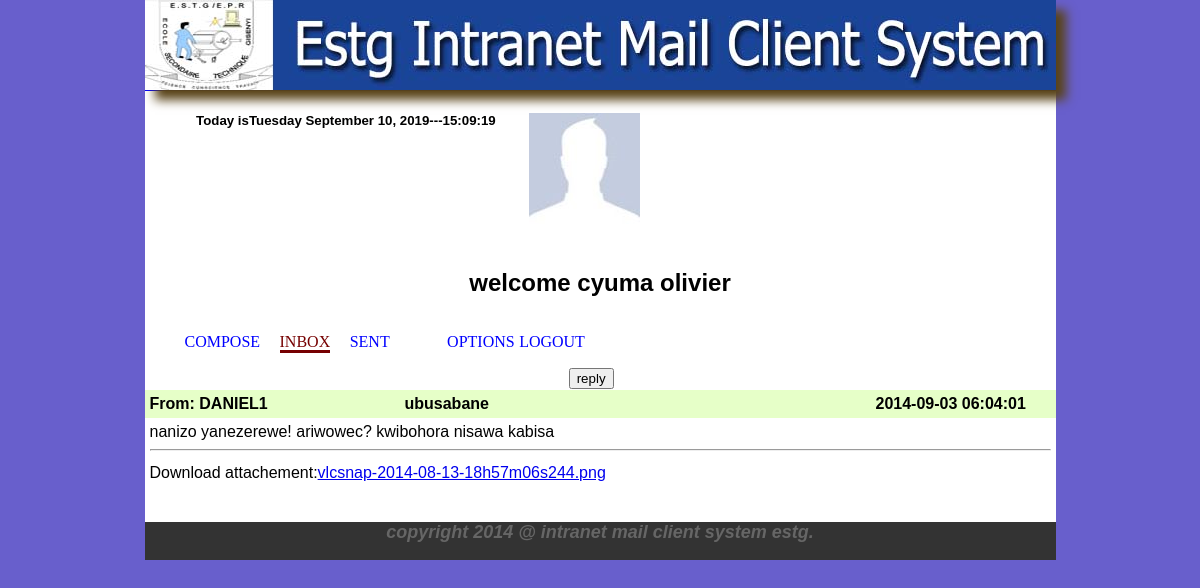
The app's page /inbox.php?mail=47d1e990583c9c67424d369f3414728e (signed in) with its own data.
### tables this page shows
CREATE TABLE IF NOT EXISTS `users_table` (
  `USER_ID` int(11) NOT NULL,
  `USERNAME` varchar(35) NOT NULL,
  `PWD` varchar(50) NOT NULL,
  `STATUS` bit(1) NOT NULL default '',
  PRIMARY KEY  (`USER_ID`),
  UNIQUE KEY `USERNAME` (`USERNAME`)
);

CREATE TABLE IF NOT EXISTS `signup_table` (
  `USER_ID` int(11) NOT NULL auto_increment,
  `FNAME` varchar(30) NOT NULL,
  `LNAME` varchar(30) NOT NULL,
  `ADDRESS` varchar(30) default NULL,
  `BOD` varchar(30) NOT NULL,
  `SEX` varchar(30) NOT NULL,
  `PHONENO` varchar(15) default NULL,
  `REGISTRYDATE` timestamp NOT NULL default CURRENT_TIMESTAMP,
  PRIMARY KEY  (`USER_ID`),
  UNIQUE KEY `PHONENO` (`PHONENO`),
  UNIQUE KEY `BOD` (`BOD`,`PHONENO`)
);

CREATE TABLE IF NOT EXISTS `message_table` (
  `MSG_ID` int(11) NOT NULL auto_increment,
  `MSGFROM` varchar(30) NOT NULL,
  `SUBJECT` varchar(30) default NULL,
  `BODY` varchar(500) NOT NULL,
  `MSGTO` varchar(255) default NULL,
  `FLAG` varchar(2) NOT NULL default '11',
  `DOS` datetime NOT NULL,
  `FILE` varchar(255) NOT NULL,
  `FILENAME` varchar(255) NOT NULL,
  `SENDERFOLDER` enum('Sent','Draft','Deleted') NOT NULL,
  `RECEIVERFOLDER` enum('Inbox','Trash','Deleted') NOT NULL,
  PRIMARY KEY  (`MSG_ID`)
);

### whois.php (called while the page is built, shortened)
<?php
	$__username=$_SESSION['login']['username'];
	$__password=$_SESSION['login']['password'];
	$query="SELECT * FROM users_table,signup_table WHERE users_table.USERNAME='$__username' AND users_table.PWD='$__password' AND users_table.USER_ID=signup_table.USER_ID";
	$result=mysql_query($query) or die(mysql_error());
	while($fec= mysql_fetch_array($result)){
		$fname=$fec['FNAME'];
		$lname=$fec['LNAME'];
	}
?>

### inbox.php (the view, shortened to what this page needs)
<?php
	include_once("./header2.inc.php");
	$me=$__username.'@localhost.local';
	if(!isset($_GET['mail'])){
		$query="SELECT * FROM message_table WHERE MSGTO='$me' AND RECEIVERFOLDER='Inbox' ORDER BY DOS DESC";
		$result=mysql_query($query) or die(mysql_error());
	?>
		<form action="#" method="post">
		<h2 align="center">Inbox messages</h2>
			<table class="mail-form">
				<thead>
					<tr>
					<marquee behavior="alternate"><cite>This your INDOX Message</cite></marquee>
						<th style="width:30px;">&nbsp;</th>
						<th style="width:30px;"><img src="images/attach.png" alt="" /></th>
						<th>Subject</th>
						<th style="width:300px;">From</th>
						<th style="width:160px;">Date</th>
						<th style="width:160px;">Delete</th>
					</tr>
				</thead>
				<tbody>
<?php
	while($rows=mysql_fetch_array($result)){
?>
					<tr <?=preg_match("/^[01]1$/",$rows['FLAG'])?"style='font-weight:bold; font-size:15px; color:#FFFFFF; background:#408080;
text-decoration:underline;'":"";?>>
						<th><input type="checkbox" value="" name="" /></th>
						<td style='text-align:center'><a href="./inbox.php?mail=<?=md5($rows['MSG_ID']);?>">
							<?=!empty($rows['FILE'])?'<img src="images/attach.png" alt="" />':'';?>
						</a></td>
						<td><a href="./inbox.php?mail=<?=md5($rows['MSG_ID']);?>">
							<?=!empty($rows['SUBJECT'])?$rows['SUBJECT']:'No subject';?>
						</a></td>
						<td><a href="./inbox.php?mail=<?=md5($rows['MSG_ID']);?>">
							<?=$rows['MSGFROM'];?>@localhost.local
						</a></td>
						<td><a href="./inbox.php?mail=<?=md5($rows['MSG_ID']);?>">
							<?=$rows['DOS'];?>
						</a></td>
					<!--<td><button type="submit" class="delete_button"name="msg_delete"value="<?php echo $rows['MSG_ID'];?>"onclick="return confirm('DO YOU NEED TO DELETE THIS MESSAGE?')">DELETE</BUTTON>
						</a></td>-->
						<td> <a  class="delete_button" href="deletemessage.php?$MSG_ID=<?php echo $rows['MSG_ID']?>" ><font color="#FFFFFF">DELETE</font></a></td>
					</tr>
<?php
	}
?>
				</tbody>
			</table>
		</form>
<?php
	}else{
		$query=mysql_query("SELECT * FROM message_table WHERE md5(MSG_ID)='$_GET[mail]'");
		$result=mysql_fetch_array($query) or die(mysql_error());
?>
<table style="width:100%;border-collapse:collapse">
	<tr>
		<th colspan=3>
			<a href="REPRY.PHP?MSG_ID=<?=md5($rows['MSG_ID']);?>" ><input type="submit" name="reply" value="reply" /></a>&nbsp;&nbsp;&nbsp;&nbsp;
		</th>
	</tr>
	<tr style="font-weight:bold;background-color:rgb(230,255,200)">
		<td style="width:250px;padding:5px;">From: <?=$result['MSGFROM'];?></td>
		<td style="padding:5px 0px;"><?=$result['SUBJECT'];?></td>
		<td style="width:180px;padding:5px 0px;"><?=$result['DOS'];?></td>
	</tr>
	<tr>
		<td colspan=3 style="padding:5px;"><?=$result['BODY'];?><hr/></td>
	</tr>
<?php
	if($result['FILE']){
?>
	<tr>
		<td colspan=3 style="padding:0px 5px;">Download attachement:<a href="./<?=$result['FILE'];?>"><?=$result['FILENAME'];?></a></td>
	</tr>
<?php
	}
?>
</table>
<?php
	}
	include_once("./footer.inc.php");
?>

### header2.inc.php (shortened to what this page needs)
<?php
	include_once("./whois.php");
?>
<html>
	<head>
		<link rel="stylesheet" href="style.css" />
	</head>
	<body>
	<div id="logo12"></div>
		<div id="page">
			<header>
				<div id="principal_title">
					<h5 align="center" style="float:left;">&nbsp; &nbsp; &nbsp; &nbsp; &nbsp;&nbsp;&nbsp;&nbsp; &nbsp;<?php echo"Today is".date('l F d, Y---H:m:s');?></h5>
					<h5 align="center" style="float:right;">&nbsp;&nbsp;&nbsp; &nbsp; &nbsp; &nbsp;<img src="images/252231_1002029915278_1941483569_a.jpg"></h5>
				</header>
				<h2 align="center" class="menu_user">welcome <?=$lname." ".$fname;?></h2>
				<div class="username">
				<nav class="menu">
					<ul>
						<li><a href="./compose.php"
<?php
	if($_SERVER['PHP_SELF']=="/compose.php"){
		echo 'class="current-menu"';
	}
?>
							>Compose</a></li>
						<li><a href="./inbox.php"
<?php
	if($_SERVER['PHP_SELF']=="/inbox.php"){
		echo 'class="current-menu"';
	}
?>
							>Inbox</a></li>
						<li><a href="./sentmail.php"
<?php
	if($_SERVER['PHP_SELF']=="/sentmail.php"){
		echo 'class="current-menu"';
	}
?>
							>Sent</a></li>
						<li><a href="./draft.php"
<?php
	if($_SERVER['PHP_SELF']=="/DRAFTS.PHP"){
		echo 'class="current-menu"';
	}
?>
							//Draft</a></li>
						<li><a href="./trash.php"
							//Trash</a></li>
			                <a href="javascript:myfunction1();(<?php echo $rows['passengerid']?>)" onClick="javascript:myfunction1();">Options</a></li>
						<li><a href="./logout.php">Logout</a></li>
					</ul>
				</nav>
</div>
			<section>

### style.css (style rules this page uses)
body { margin: 0; padding: 0; font-family: 'Trebuchet MS', Arial, sans-serif; color:; background:url(images/back8.jpg)no-repeat; box-shadow:0px 0px 8px 0px color:#000000; -moz-box-shadow:0px 0px 8px 0px color:#000000; -webkit-box-shadow:0px 0px 8px 0px color:#000000; }
#logo12 { width: 911px; margin:auto; padding:0px; background:#0066CC; text-shadow:#000033; height:90px; background:url(images/title50.jpg); -webkit-box-shadow: 10px 10px 10px rgba(89, 67, 24, 6); -moz-box-shadow: 10px 10px 10px rgba(89, 67, 24, 6); position:relative; }
#page { width: 911px ; margin: auto; padding:0px; background:#FFFFFF; border-top:1px solid #0000FF; box-shadow:2px 0px 80px 0px rgba(89, 67, 24,6,); -moz-box-shadow:0px 0px 80px 0px rgba(89, 67, 24,6,); -webkit-box-shadow:0px 0px 80px 0px rgba(89, 67, 24,6,); }
section h1, footer h1, nav a { font-family: Dayrom, serif ; font-weight: normal ; text-transform: uppercase ; }
header { display:inline-block; }
#principal_title { display:inline-block; }
.menu { display: inline-block; }
.menu ul { list-style-type: none; }
.menu li { display: inline-block; margin-right: 15px; }
.menu a { color: blue; text-decoration: none; }
.current-menu { color: #760001 !important; border-bottom: 3px solid #760001; }
.username { box-shadow:0px 0px 8px 0px rgba(89, 67, 24,6,); -moz-box-shadow:0px 0px 8px 0px rgba(89, 67, 24,6,); -webkit-box-shadow:0px 0px 8px 0px rgba(89, 67, 24,6,); height:auto; }

### records on screen
users_table: USER_ID.LNAME "cyuma", USER_ID.FNAME "olivier"
message_table: MSGFROM "DANIEL1", SUBJECT "ubusabane", DOS "2014-09-03 06:04:01", BODY "nanizo yanezerewe! ariwowec? kwibohora nisawa kabisa", FILENAME "vlcsnap-2014-08-13-18h57m06s244.png"
